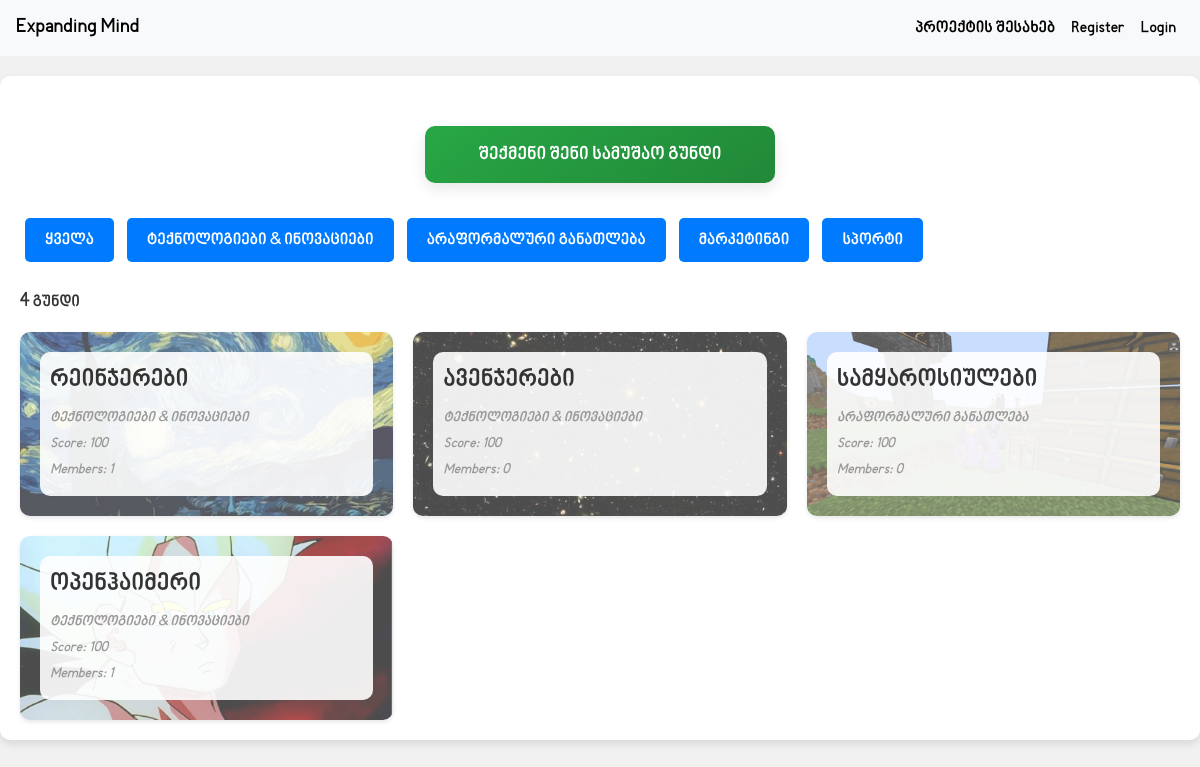
Screenshot of /groups with the database file from the repository.
### main/models.py (models this page shows, shortened)
class Group(db.Model):
    id = db.Column(db.Integer, primary_key=True)
    name = db.Column(db.String(20), nullable=False, unique=True)
    leader_id = db.Column(db.Integer, nullable=False)
    description = db.Column(db.String(250))
    category = db.Column(db.String(100), nullable=False)
    members = db.relationship('User', back_populates='group')
    score = db.Column(db.Integer, nullable=False, default=0)
    group_form = db.Column(db.String(200))
    image_file = db.Column(db.String(100), default='default.png')
    @property
    def members_list(self):
        return json.loads(self.members) if self.members else []

### main/groups/routes.py (the view, shortened to what this page needs)
@groups.route('/groups', methods=['POST', 'GET'])
def groups_section():
    groups = Group.query.all()
    try:
        page = request.args.get('page', 1, type=int)
        notification_log = NotificationLogs.query.filter_by(user_id=current_user.id).order_by(NotificationLogs.id.desc())
        group_logs = GroupLogs.query.filter_by(group_id=current_user.group_id).order_by(GroupLogs.id.desc()).paginate(page=page, per_page=5)
        return render_template('groups_section.html', groups=groups, group_logs=group_logs, notification_log=notification_log)
    except:
        None
    return render_template('groups_section.html', groups=groups)

### main/templates/groups_section.html (shortened to what this page needs)
{% extends "new_base.html" %}
{% block content %}
{% if not current_user.in_group %}
<a href="https://docs.google.com/forms/d/1dcCbT2LzL4p533jfhbJaCCRTSD3u3C-3EQLn4eD1ugo/edit" target="_blank" class="custom-button">შექმენი შენი სამუშაო გუნდი</a>
{% else %}
<a href="" class="custom-button" style="background: #dc3545;" onclick="alert('შენ უკვე მუშაობ სამუშაო გუნდში')">შექმენი შენი სამუშაო გუნდი</a>
{% endif %}
<div>
    <div class="form-section">
        <form method="POST">
            <button name="category" value="ყველა" type="submit" class="button {% if request.form.get('category') == 'ყველა' %}active{% endif %}">ყველა</button>
            <button name="category" value="ტექნოლოგიები & ინოვაციები" type="submit" class="button {% if request.form.get('category') == 'ტექნოლოგიები & ინოვაციები' %}active{% endif %}">ტექნოლოგიები & ინოვაციები</button>
            <button name="category" value="არაფორმალური განათლება" type="submit" class="button {% if request.form.get('category') == 'არაფორმალური განათლება' %}active{% endif %}">არაფორმალური განათლება</button>
            <button name="category" value="მარკეტინგი" type="submit" class="button {% if request.form.get('category') == 'მარკეტინგი' %}active{% endif %}">მარკეტინგი</button>
            <button name="category" value="სპორტი" type="submit" class="button {% if request.form.get('category') == 'სპორტი' %}active{% endif %}">სპორტი</button>
        </form>
    </div>
    <p style="color:#000000cb"><strong><span style="font-size: larger;">{{ groups|length }}</span></strong> გუნდი</p>
    <div class="groups-grid">
        {% for group in groups %}
        <a href="{{ url_for('groups.group_page', id=group.id) }}" class="group-link">
            {% if group.image_file != 'default.png' %}
                <div class="group">
                    <div class="group-content">
                        <div class="group-name">{{ group.name }}</div>
                        <div class="group-category">{{ group.category }}</div>
                        <div class="group-score">Score: {{ group.score }}</div>
                        <div class="group-members">Members: {{ group.members|length }}</div>
                    </div>
                </div>
            {% endif %}
        </a>
        {% endfor %}
    </div>
</div>
{% endblock %}

### main/templates/new_base.html (style rules this page uses)
body { font-family: BPG; }

### main/templates/groups_section.html (style rules this page uses)
body { font-family: BPG; background-color: #f1f1f1; margin: 0; padding: 0; }
.custom-button { padding: 15px 30px; font-weight: bold; font-size: 18px; color: #fff; background: linear-gradient(145deg, #28a745, #218838); border: none; border-radius: 10px; box-shadow: 0 5px 15px rgba(0, 0, 0, 0.1); text-align: center; cursor: pointer; transition: all 0.3s ease; text-decoration: none; display: block; width: 100%; max-width: 350px; margin: 30px auto; }
.groups-grid { display: grid; grid-template-columns: repeat(auto-fit, minmax(300px, 1fr)); gap: 20px; }
.group { background-color: #ffffff; padding: 20px; border-radius: 10px; box-shadow: 0 2px 4px rgba(0, 0, 0, 0.1); transition: transform 0.3s ease, box-shadow 0.3s ease; position: relative; overflow: hidden; }
.group-content { position: relative; z-index: 1; background: rgba(255, 255, 255, 0.9); padding: 10px; border-radius: 10px; }
.group-name { font-size: 24px; margin-bottom: 10px; color: #333; font-weight: bold; }
.group-category, .group-score, .group-members { font-style: italic; margin-bottom: 5px; color: #999; font-size: 14px; }
.group:first-child { grid-column: span 2; }
.form-section { margin-bottom: 20px; }
.form-section button { padding: 10px 20px; font-size: 16px; background-color: #007bff; color: white; border: none; border-radius: 5px; cursor: pointer; transition: background-color 0.3s ease; }
.button { padding: 10px 20px; margin: 5px; background-color: #007bff; color: white; border: none; cursor: pointer; transition: background-color 0.3s ease; }

### rows the page displays
Group: name "რეინჯერები", category "ტექნოლოგიები & ინოვაციები", score "100", members|length "1"
Group: name "ავენჯერები", category "ტექნოლოგიები & ინოვაციები", score "100", members|length "0"
Group: name "სამყაროსიულები", category "არაფორმალური განათლება", score "100", members|length "0"
Group: name "ოპენჰაიმერი", category "ტექნოლოგიები & ინოვაციები", score "100", members|length "1"

### other values shown
{{ groups|length }} "4"
